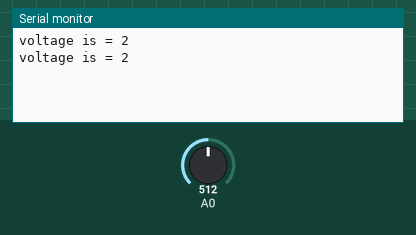
Bench run of a sketch on a simulated Arduino Uno, built with avr-gcc and run on an emulated ATmega328P. On the bench: the last lines printed to the serial monitor. The inputs (shaded band) are chosen by the test bench; at power-on: A0 = 512.

Above: at 1.8 s.
1.9 s: A0 set to 716
At 2.8 s:
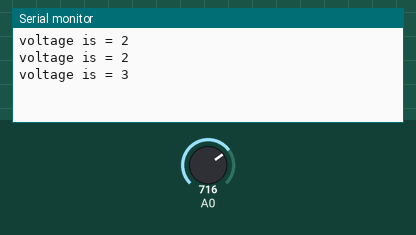
3.4 s: A0 set to 900
At 4.8 s:
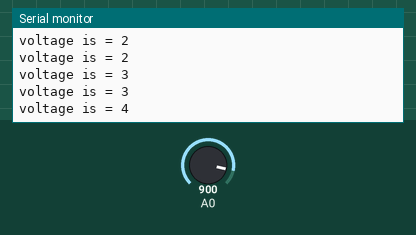
Timing chart, 0 to 6.4 s (numbered marks = the images above; inputs shaded):
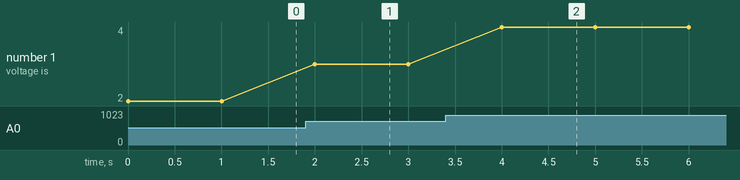

Measured:
- after the input at 1.9 s, the serial monitor: prints a new line after 0.10 s (image 1)
- after the input at 3.4 s, the serial monitor: prints a new line after 0.60 s (image 2)
- plotted number 1: 2 → 3 after the input at 1.9 s, 3 → 4 after the input at 3.4 s

The sketch:

project2-potenciometer.ino
```cpp
void setup()
{
  Serial.begin(9600);
}

void loop()
{
  int value = analogRead(A0);
  value = map(value, 0, 1023, 0, 5);
  Serial.print("voltage is = " );
  Serial.println(value);
  delay(1000);
}
```
